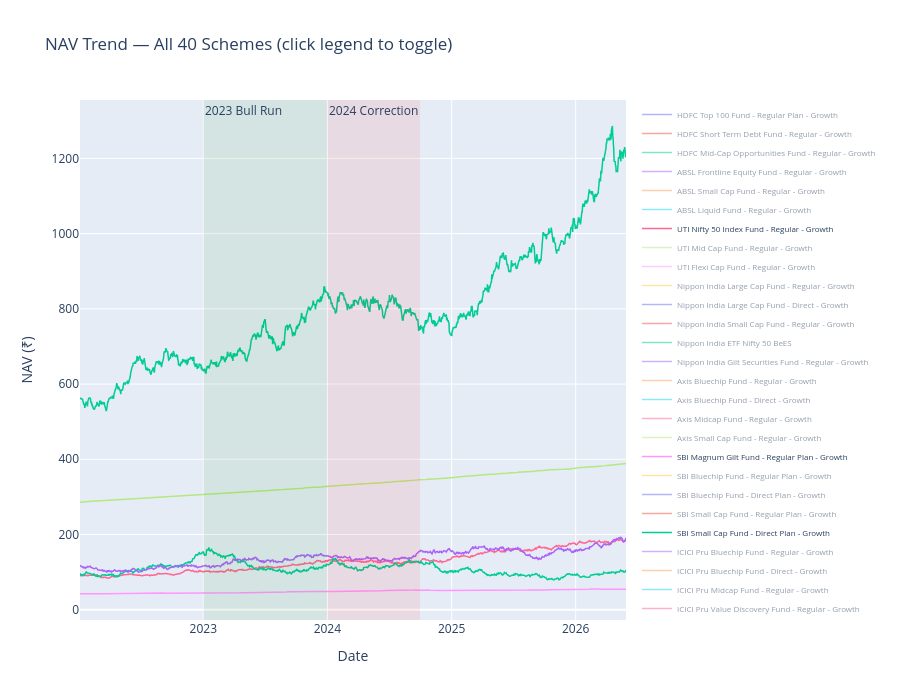

Notebook cell for this chart:
### Markdown cell above
### Build the Chart

### Code cell
fig = go.Figure()

for code, group in nav_all.groupby("amfi_code"):
    fund_name = group["scheme_name"].iloc[0]
    show_by_default = code in representative_codes
    fig.add_trace(go.Scatter(
        x=group["date"],
        y=group["nav"],
        mode="lines",
        name=fund_name,
        visible=True if show_by_default else "legendonly",
        line=dict(width=1.5)
    ))

fig.add_vrect(
    x0="2023-01-01", x1="2023-12-31",
    fillcolor="green", opacity=0.08,
    annotation_text="2023 Bull Run", annotation_position="top left",
    line_width=0
)
fig.add_vrect(
    x0="2024-01-01", x1="2024-09-30",
    fillcolor="red", opacity=0.08,
    annotation_text="2024 Correction", annotation_position="top left",
    line_width=0
)

fig.update_layout(
    title="NAV Trend — All 40 Schemes (click legend to toggle)",
    xaxis_title="Date",
    yaxis_title="NAV (₹)",
    height=700,
    legend=dict(font=dict(size=8))
)
#fig.write_image(str(FIG_DIR / "01_nav_trend.png"), width=1400, height=800, scale=2)
fig.show()

### Figure 1 — Plotly figure (JSON) as saved in the notebook; plotly's stock layout.template omitted (floating-point values rounded to 4 significant figures; data arrays with more than 128 entries replaced by an {"elided": "..."} marker saying what was removed)
{"data": [{"line": {"width": 1.5}, "mode": "lines", "name": "HDFC Top 100 Fund - Regular Plan - Growth", "type": "scatter", "visible": "legendonly", "x": {"elided": "1608 str values"}, "y": {"elided": "1608 float values"}}, {"line": {"width": 1.5}, "mode": "lines", "name": "HDFC Short Term Debt Fund - Regular - Growth", "type": "scatter", "visible": "legendonly", "x": {"elided": "1608 str values"}, "y": {"elided": "1608 float values"}}, {"line": {"width": 1.5}, "mode": "lines", "name": "HDFC Mid-Cap Opportunities Fund - Regular - Growth", "type": "scatter", "visible": "legendonly", "x": {"elided": "1608 str values"}, "y": {"elided": "1608 float values"}}, {"line": {"width": 1.5}, "mode": "lines", "name": "ABSL Frontline Equity Fund - Regular - Growth", "type": "scatter", "visible": "legendonly", "x": {"elided": "1608 str values"}, "y": {"elided": "1608 float values"}}, {"line": {"width": 1.5}, "mode": "lines", "name": "ABSL Small Cap Fund - Regular - Growth", "type": "scatter", "visible": "legendonly", "x": {"elided": "1608 str values"}, "y": {"elided": "1608 float values"}}, {"line": {"width": 1.5}, "mode": "lines", "name": "ABSL Liquid Fund - Regular - Growth", "type": "scatter", "visible": "legendonly", "x": {"elided": "1608 str values"}, "y": {"elided": "1608 float values"}}, {"line": {"width": 1.5}, "mode": "lines", "name": "UTI Nifty 50 Index Fund - Regular - Growth", "type": "scatter", "visible": true, "x": {"elided": "1608 str values"}, "y": {"elided": "1608 float values"}}, {"line": {"width": 1.5}, "mode": "lines", "name": "UTI Mid Cap Fund - Regular - Growth", "type": "scatter", "visible": "legendonly", "x": {"elided": "1608 str values"}, "y": {"elided": "1608 float values"}}, {"line": {"width": 1.5}, "mode": "lines", "name": "UTI Flexi Cap Fund - Regular - Growth", "type": "scatter", "visible": "legendonly", "x": {"elided": "1608 str values"}, "y": {"elided": "1608 float values"}}, {"line": {"width": 1.5}, "mode": "lines", "name": "Nippon India Large Cap Fund - Regular - Growth", "type": "scatter", "visible": "legendonly", "x": {"elided": "1608 str values"}, "y": {"elided": "1608 float values"}}, {"line": {"width": 1.5}, "mode": "lines", "name": "Nippon India Large Cap Fund - Direct - Growth", "type": "scatter", "visible": "legendonly", "x": {"elided": "1608 str values"}, "y": {"elided": "1608 float values"}}, {"line": {"width": 1.5}, "mode": "lines", "name": "Nippon India Small Cap Fund - Regular - Growth", "type": "scatter", "visible": "legendonly", "x": {"elided": "1608 str values"}, "y": {"elided": "1608 float values"}}, {"line": {"width": 1.5}, "mode": "lines", "name": "Nippon India ETF Nifty 50 BeES", "type": "scatter", "visible": "legendonly", "x": {"elided": "1608 str values"}, "y": {"elided": "1608 float values"}}, {"line": {"width": 1.5}, "mode": "lines", "name": "Nippon India Gilt Securities Fund - Regular - Growth", "type": "scatter", "visible": "legendonly", "x": {"elided": "1608 str values"}, "y": {"elided": "1608 float values"}}, {"line": {"width": 1.5}, "mode": "lines", "name": "Axis Bluechip Fund - Regular - Growth", "type": "scatter", "visible": "legendonly", "x": {"elided": "1608 str values"}, "y": {"elided": "1608 float values"}}, {"line": {"width": 1.5}, "mode": "lines", "name": "Axis Bluechip Fund - Direct - Growth", "type": "scatter", "visible": "legendonly", "x": {"elided": "1608 str values"}, "y": {"elided": "1608 float values"}}, {"line": {"width": 1.5}, "mode": "lines", "name": "Axis Midcap Fund - Regular - Growth", "type": "scatter", "visible": "legendonly", "x": {"elided": "1608 str values"}, "y": {"elided": "1608 float values"}}, {"line": {"width": 1.5}, "mode": "lines", "name": "Axis Small Cap Fund - Regular - Growth", "type": "scatter", "visible": "legendonly", "x": {"elided": "1608 str values"}, "y": {"elided": "1608 float values"}}, {"line": {"width": 1.5}, "mode": "lines", "name": "SBI Magnum Gilt Fund - Regular Plan - Growth", "type": "scatter", "visible": true, "x": {"elided": "1608 str values"}, "y": {"elided": "1608 float values"}}, {"line": {"width": 1.5}, "mode": "lines", "name": "SBI Bluechip Fund - Regular Plan - Growth", "type": "scatter", "visible": "legendonly", "x": {"elided": "1608 str values"}, "y": {"elided": "1608 float values"}}, {"line": {"width": 1.5}, "mode": "lines", "name": "SBI Bluechip Fund - Direct Plan - Growth", "type": "scatter", "visible": "legendonly", "x": {"elided": "1608 str values"}, "y": {"elided": "1608 float values"}}, {"line": {"width": 1.5}, "mode": "lines", "name": "SBI Small Cap Fund - Regular Plan - Growth", "type": "scatter", "visible": "legendonly", "x": {"elided": "1608 str values"}, "y": {"elided": "1608 float values"}}, {"line": {"width": 1.5}, "mode": "lines", "name": "SBI Small Cap Fund - Direct Plan - Growth", "type": "scatter", "visible": true, "x": {"elided": "1608 str values"}, "y": {"elided": "1608 float values"}}, {"line": {"width": 1.5}, "mode": "lines", "name": "ICICI Pru Bluechip Fund - Regular - Growth", "type": "scatter", "visible": "legendonly", "x": {"elided": "1608 str values"}, "y": {"elided": "1608 float values"}}, {"line": {"width": 1.5}, "mode": "lines", "name": "ICICI Pru Bluechip Fund - Direct - Growth", "type": "scatter", "visible": "legendonly", "x": {"elided": "1608 str values"}, "y": {"elided": "1608 float values"}}, {"line": {"width": 1.5}, "mode": "lines", "name": "ICICI Pru Midcap Fund - Regular - Growth", "type": "scatter", "visible": "legendonly", "x": {"elided": "1608 str values"}, "y": {"elided": "1608 float values"}}, {"line": {"width": 1.5}, "mode": "lines", "name": "ICICI Pru Value Discovery Fund - Regular - Growth", "type": "scatter", "visible": "legendonly", "x": {"elided": "1608 str values"}, "y": {"elided": "1608 float values"}}, {"line": {"width": 1.5}, "mode": "lines", "name": "ICICI Pru Liquid Fund - Regular - Growth", "type": "scatter", "visible": true, "x": {"elided": "1608 str values"}, "y": {"elided": "1608 float values"}}, {"line": {"width": 1.5}, "mode": "lines", "name": "Kotak Bluechip Fund - Regular - Growth", "type": "scatter", "visible": "legendonly", "x": {"elided": "1608 str values"}, "y": {"elided": "1608 float values"}}, {"line": {"width": 1.5}, "mode": "lines", "name": "Kotak Emerging Equity Fund - Regular - Growth", "type": "scatter", "visible": "legendonly", "x": {"elided": "1608 str values"}, "y": {"elided": "1608 float values"}}, {"line": {"width": 1.5}, "mode": "lines", "name": "Kotak Flexicap Fund - Regular - Growth", "type": "scatter", "visible": "legendonly", "x": {"elided": "1608 str values"}, "y": {"elided": "1608 float values"}}, {"line": {"width": 1.5}, "mode": "lines", "name": "Kotak Liquid Fund - Regular - Growth", "type": "scatter", "visible": "legendonly", "x": {"elided": "1608 str values"}, "y": {"elided": "1608 float values"}}, {"line": {"width": 1.5}, "mode": "lines", "name": "HDFC Top 100 Fund - Direct Plan - Growth", "type": "scatter", "visible": true, "x": {"elided": "1608 str values"}, "y": {"elided": "1608 float values"}}, {"line": {"width": 1.5}, "mode": "lines", "name": "HDFC Mid-Cap Opportunities Fund - Direct - Growth", "type": "scatter", "visible": true, "x": {"elided": "1608 str values"}, "y": {"elided": "1608 float values"}}, {"line": {"width": 1.5}, "mode": "lines", "name": "Mirae Asset Large Cap Fund - Regular - Growth", "type": "scatter", "visible": "legendonly", "x": {"elided": "1608 str values"}, "y": {"elided": "1608 float values"}}, {"line": {"width": 1.5}, "mode": "lines", "name": "Mirae Asset Emerging Bluechip Fund - Regular - Growth", "type": "scatter", "visible": "legendonly", "x": {"elided": "1608 str values"}, "y": {"elided": "1608 float values"}}, {"line": {"width": 1.5}, "mode": "lines", "name": "Mirae Asset Tax Saver Fund - Regular - Growth", "type": "scatter", "visible": "legendonly", "x": {"elided": "1608 str values"}, "y": {"elided": "1608 float values"}}, {"line": {"width": 1.5}, "mode": "lines", "name": "DSP Top 100 Equity Fund - Regular - Growth", "type": "scatter", "visible": "legendonly", "x": {"elided": "1608 str values"}, "y": {"elided": "1608 float values"}}, {"line": {"width": 1.5}, "mode": "lines", "name": "DSP Midcap Fund - Regular - Growth", "type": "scatter", "visible": "legendonly", "x": {"elided": "1608 str values"}, "y": {"elided": "1608 float values"}}, {"line": {"width": 1.5}, "mode": "lines", "name": "DSP Small Cap Fund - Regular - Growth", "type": "scatter", "visible": "legendonly", "x": {"elided": "1608 str values"}, "y": {"elided": "1608 float values"}}], "layout": {"annotations": [{"showarrow": false, "text": "2023 Bull Run", "x": "2023-01-01", "xanchor": "left", "xref": "x", "y": 1, "yanchor": "top", "yref": "y domain"}, {"showarrow": false, "text": "2024 Correction", "x": "2024-01-01", "xanchor": "left", "xref": "x", "y": 1, "yanchor": "top", "yref": "y domain"}], "height": 700, "legend": {"font": {"size": 8}}, "shapes": [{"fillcolor": "green", "line": {"width": 0}, "opacity": 0.08, "type": "rect", "x0": "2023-01-01", "x1": "2023-12-31", "xref": "x", "y0": 0, "y1": 1, "yref": "y domain"}, {"fillcolor": "red", "line": {"width": 0}, "opacity": 0.08, "type": "rect", "x0": "2024-01-01", "x1": "2024-09-30", "xref": "x", "y0": 0, "y1": 1, "yref": "y domain"}], "title": {"text": "NAV Trend — All 40 Schemes (click legend to toggle)"}, "xaxis": {"title": {"text": "Date"}}, "yaxis": {"title": {"text": "NAV (₹)"}}}}
